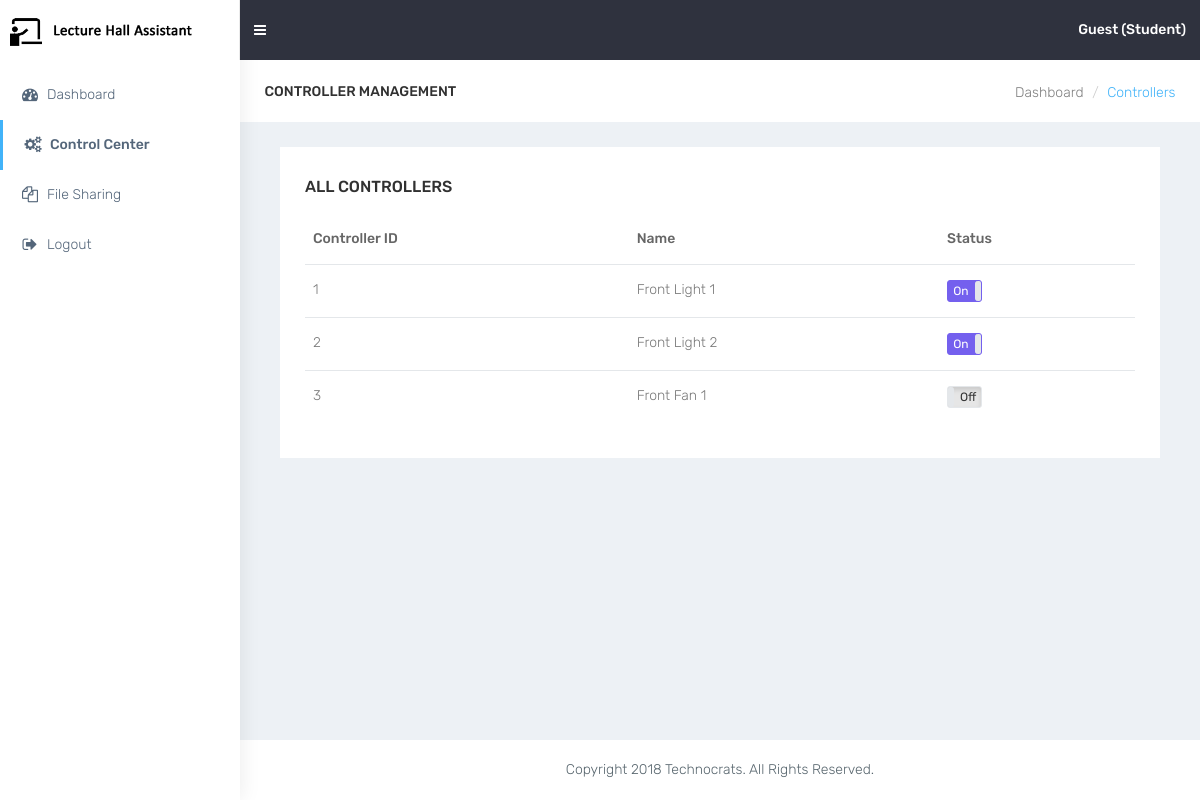
Page /st_control.php on the committed database.
### tables this page shows
CREATE TABLE `tblcontrollers` (
  `ctr_id` int(11) NOT NULL,
  `ctr_name` text NOT NULL,
  `ctr_allow` int(11) NOT NULL DEFAULT '0',
  `ctr_status` int(11) NOT NULL DEFAULT '0'
);

### html/st_control.php (the view, shortened to what this page needs)
<?php require_once 'codeblocks/database.php' ; ?>
<?php
    $conn = mysqli_connect($database_server, $database_username, $database_password, $database_name);
    $sql = "SELECT * FROM tblcontrollers WHERE ctr_allow='1'";
    $controllers = mysqli_query($conn, $sql);
?>
<!DOCTYPE html>
<html lang="en">
<head>
    <?php require_once 'codeblocks/header.php'; ?>
</head>
<body class="fix-header">
    <div id="wrapper">
        <?php require_once 'codeblocks/st_navbar.php'; ?>
        <div id="page-wrapper">
            <div class="container-fluid">
                <div class="row bg-title">
                    <div class="col-lg-3 col-md-4 col-sm-4 col-xs-12">
                        <h4 class="page-title">Controller Management</h4> </div>
                    <div class="col-lg-9 col-sm-8 col-md-8 col-xs-12">
                        <ol class="breadcrumb">
                            <li><a href="dashboard.php">Dashboard</a></li>
                            <li class="active">Controllers</li>
                        </ol>
                    </div>
                </div>
                    <div class="col-md-12">
                        <div class="white-box">
                            <h3 class="box-title">All Controllers</h3>
                            <div class="table-responsive">
                                <table class="table">
                                    <thead>
                                        <tr>
                                            <th>Controller ID</th>
                                            <th>Name</th>
                                            <th>Status</th>
                                        </tr>
                                    </thead>
                                    <tbody>
                                        <?php
                                            if ($controllers){
                                                while ($row = mysqli_fetch_array($controllers)){
                                                    echo '<tr>';
                                                    echo '<td>' . $row['ctr_id'] . '</td>';
                                                    echo '<td>' . $row['ctr_name'] . '</td>';
                                                    if ($row['ctr_status'] == 0){
                                                        echo '<td><input data-toggle="toggle" data-size="mini" type="checkbox" id="btn_' . $row['ctr_id'] . '" onchange="toggleStatus(' . $row['ctr_id'] . ')"></td>';
                                                    }else{
                                                        echo '<td><input checked data-toggle="toggle" data-size="mini" type="checkbox" id="btn_' . $row['ctr_id'] . '" onchange="toggleStatus(' . $row['ctr_id'] . ')"></td>';
                                                    }
                                                    echo '</tr>';
                                                }
                                            }
                                        ?>
                                    </tbody>
                                </table>
                            </div>
                        </div>
                    </div>
                </div>
            </div>
            <?php require_once 'codeblocks/footer.php'; ?>
        </div>
</body>
</html>

### html/css/colors/default.css (style rules this page uses)
body { background: #fff; }
.bg-title .breadcrumb .active { color: #41b3f9; }

### rows in the picture
tblcontrollers: ctr_id "1", ctr_name "Front Light 1"
tblcontrollers: ctr_id "2", ctr_name "Front Light 2"
tblcontrollers: ctr_id "3", ctr_name "Front Fan 1"
